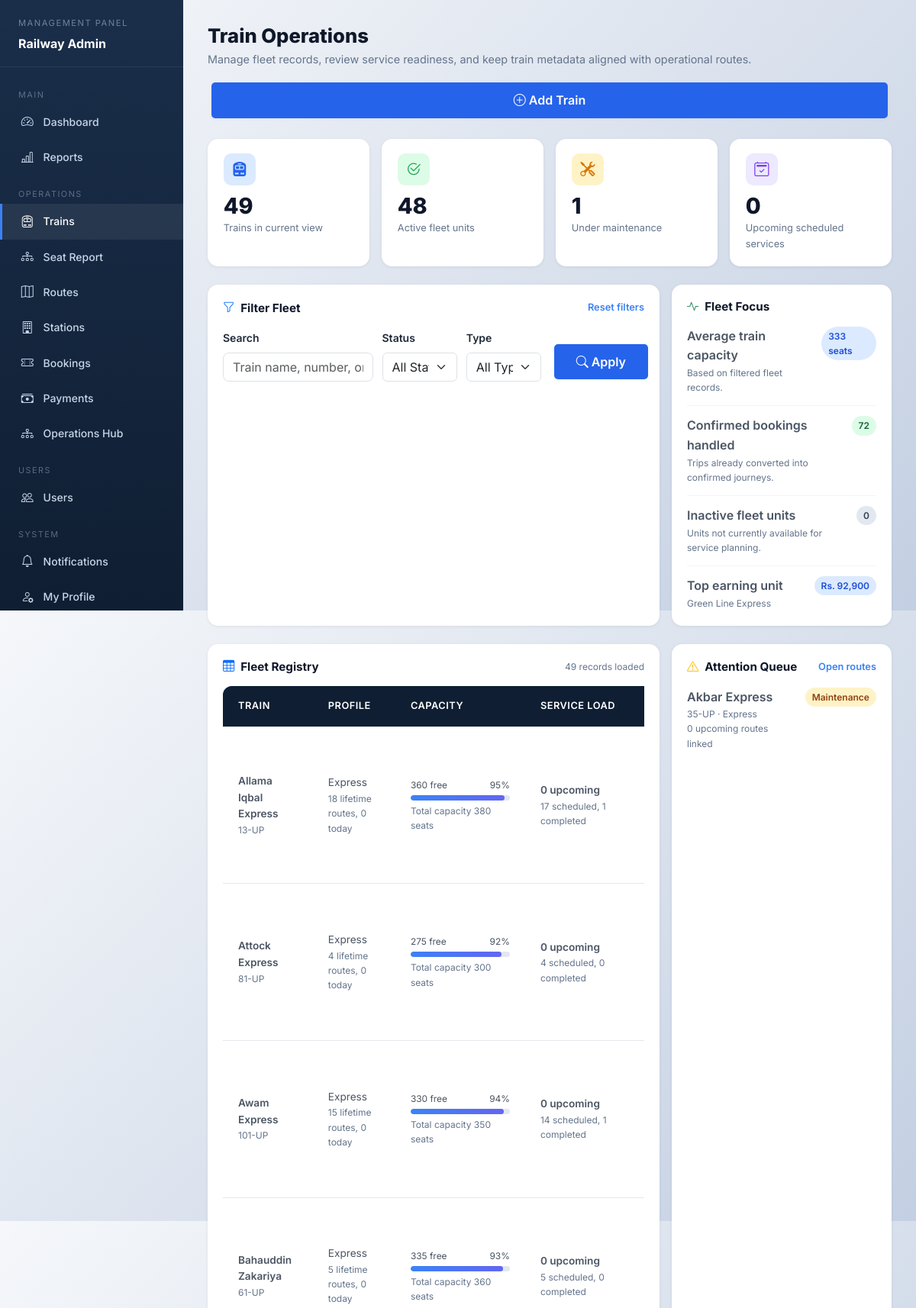
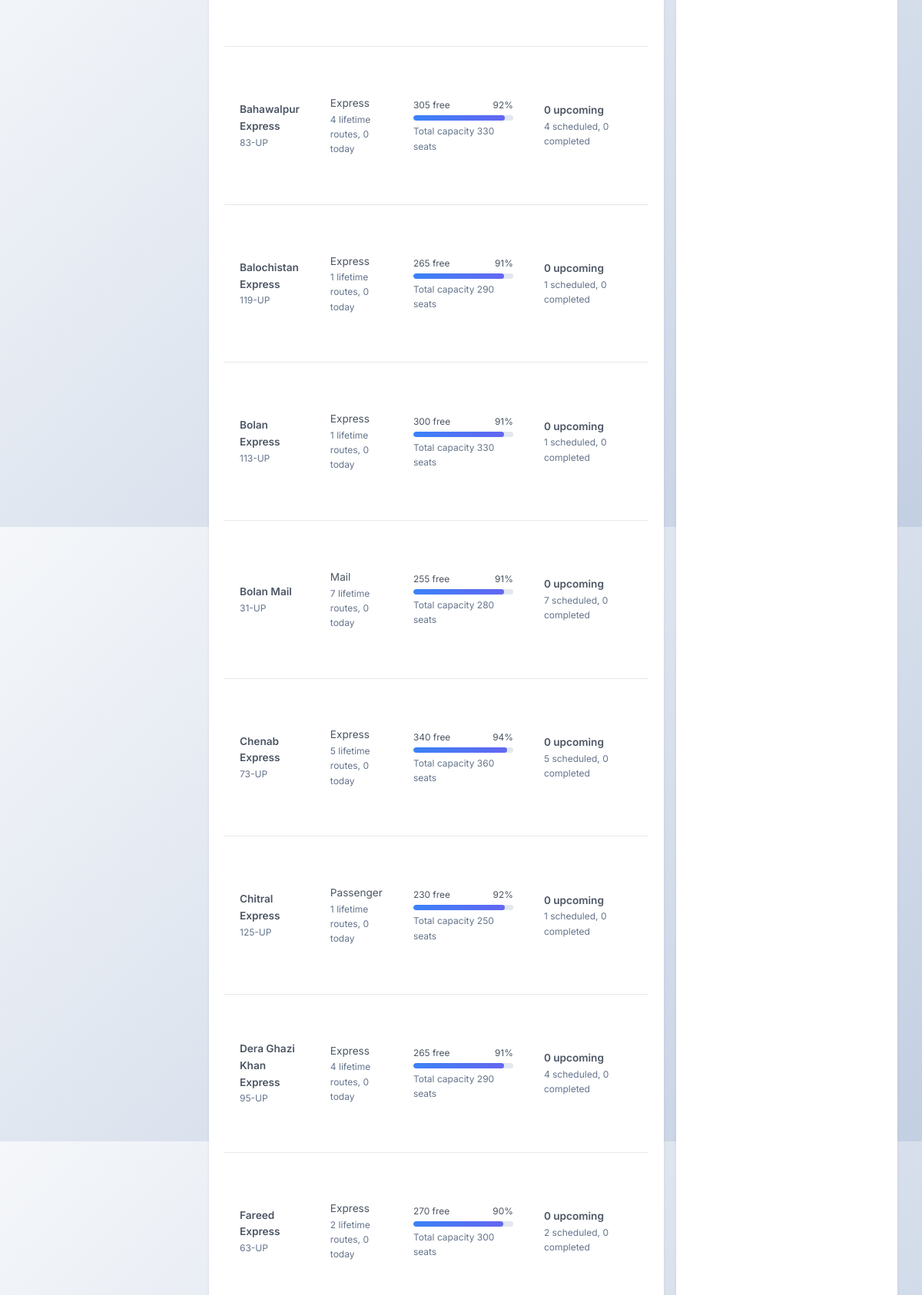
The page /manage-trains.php (signed in, upper part) on the database its author committed (2 pictures, top to bottom).
### tables this page shows
CREATE TABLE IF NOT EXISTS trains (
    train_id INT PRIMARY KEY AUTO_INCREMENT,
    train_name VARCHAR(100) NOT NULL,
    train_number VARCHAR(50) UNIQUE NOT NULL,
    train_type VARCHAR(50) NOT NULL,
    total_seats INT NOT NULL,
    available_seats INT NOT NULL,
    status ENUM('active', 'inactive', 'maintenance') DEFAULT 'active',
    created_at TIMESTAMP DEFAULT CURRENT_TIMESTAMP,
    updated_at TIMESTAMP DEFAULT CURRENT_TIMESTAMP ON UPDATE CURRENT_TIMESTAMP
);

### manage-trains.php (the view, shortened to what the rows shown need)
<?php
require_once 'config/database.php';
require_once 'src/classes/Database.php';
$db = new Database();
$db->connect();
$where_parts = [];
$where_sql = $where_parts ? 'WHERE ' . implode(' AND ', $where_parts) : '';
$all_trains = $db->select(
    "SELECT t.*,
            COALESCE(route_stats.total_routes, 0) AS total_routes,
            COALESCE(route_stats.today_routes, 0) AS today_routes,
            COALESCE(route_stats.upcoming_routes, 0) AS upcoming_routes,
            COALESCE(route_stats.scheduled_routes, 0) AS scheduled_routes,
            COALESCE(route_stats.completed_routes, 0) AS completed_routes,
            COALESCE(route_stats.cancelled_routes, 0) AS cancelled_routes,
            COALESCE(booking_stats.confirmed_bookings, 0) AS confirmed_bookings,
            COALESCE(booking_stats.total_revenue, 0) AS total_revenue
     FROM trains t
     LEFT JOIN (
        SELECT train_id,
               COUNT(*) AS total_routes,
               SUM(CASE WHEN journey_date = CURDATE() THEN 1 ELSE 0 END) AS today_routes,
               SUM(CASE WHEN journey_date >= CURDATE() AND status = 'scheduled' THEN 1 ELSE 0 END) AS upcoming_routes,
               SUM(CASE WHEN status = 'scheduled' THEN 1 ELSE 0 END) AS scheduled_routes,
               SUM(CASE WHEN status = 'completed' THEN 1 ELSE 0 END) AS completed_routes,
               SUM(CASE WHEN status = 'cancelled' THEN 1 ELSE 0 END) AS cancelled_routes
        FROM routes
        GROUP BY train_id
     ) route_stats ON route_stats.train_id = t.train_id
     LEFT JOIN (
        SELECT r.train_id,
               SUM(CASE WHEN b.booking_status = 'confirmed' THEN 1 ELSE 0 END) AS confirmed_bookings,
               SUM(CASE WHEN b.payment_status = 'completed' THEN b.total_fare ELSE 0 END) AS total_revenue
        FROM routes r
        LEFT JOIN bookings b ON b.route_id = r.route_id
        GROUP BY r.train_id
     ) booking_stats ON booking_stats.train_id = t.train_id
     {$where_sql}
     ORDER BY CASE t.status WHEN 'active' THEN 0 WHEN 'maintenance' THEN 1 ELSE 2 END, t.train_name ASC"
);
$top_train = null;
foreach ($all_trains as $train) {
    if ($top_train === null || (float)$train['total_revenue'] > (float)$top_train['total_revenue']) {
        $top_train = $train;
    }
}
$watch_list = array_values(array_filter(
    $all_trains,
    fn($train) => $train['status'] === 'maintenance' || $train['status'] === 'inactive'
));
require_once 'inc/header.php';
?>
<div class="adm-wrap">
    <section class="adm-main">
        <div class="adm-page-header">
            <div>
                <h2>Train Operations</h2>
            </div>
        </div>
        <div class="row g-3 mb-4">
            <div class="col-xl-4">
                <div class="surface-card h-100">
                    <div class="focus-list">
                        <div class="focus-item">
                            <div>
                                <div class="fw-semibold">Top earning unit</div>
                                <div class="meta-line"><?= $top_train ? htmlspecialchars($top_train['train_name']) : 'No revenue data yet' ?></div>
                            </div>
                        </div>
                    </div>
                </div>
            </div>
        </div>
        <div class="row g-3 mb-4">
            <div class="col-xl-8">
                <div class="surface-card">
                    <div class="table-responsive">
                        <table class="table train-table align-middle mb-0">
                            <thead>
                                <tr>
                                    <th>Train</th>
                                    <th>Profile</th>
                                    <th>Capacity</th>
                                    <th>Service Load</th>
                                    <th>Revenue</th>
                                </tr>
                            </thead>
                            <tbody>
                                <?php if (empty($all_trains)): ?>
                                <tr>
                                    <td colspan="7" class="text-center py-5 text-muted">No train records match the selected filters.</td>
                                </tr>
                                <?php else: ?>
                                <?php foreach ($all_trains as $train): ?>
                                <?php
                                $available_seats = (int)$train['available_seats'];
                                $total_seats = max(1, (int)$train['total_seats']);
                                $availability_pct = (int)round(($available_seats / $total_seats) * 100);
                                ?>
                                <tr>
                                    <td>
                                        <div class="fw-semibold"><?= htmlspecialchars($train['train_name']) ?></div>
                                        <div class="meta-line"><?= htmlspecialchars($train['train_number']) ?></div>
                                    </td>
                                    <td>
                                        <div><?= htmlspecialchars($train['train_type']) ?></div>
                                        <div class="meta-line"><?= (int)$train['total_routes'] ?> lifetime routes, <?= (int)$train['today_routes'] ?> today</div>
                                    </td>
                                    <td style="min-width:170px;">
                                        <div class="d-flex justify-content-between small mb-1">
                                            <span><?= $available_seats ?> free</span>
                                            <span><?= $availability_pct ?>%</span>
                                        </div>
                                        <div class="progress-shell mb-1">
                                            <div class="progress-fill" style="width:<?= $availability_pct ?>%; background:<?= $availability_pct <= 20 ? 'linear-gradient(90deg,#ef4444,#dc2626)' : 'linear-gradient(90deg,#3b82f6,#6366f1)' ?>;"></div>
                                        </div>
                                        <div class="meta-line">Total capacity <?= $total_seats ?> seats</div>
                                    </td>
                                    <td>
                                        <div class="fw-semibold"><?= (int)$train['upcoming_routes'] ?> upcoming</div>
                                        <div class="meta-line"><?= (int)$train['scheduled_routes'] ?> scheduled, <?= (int)$train['completed_routes'] ?> completed</div>
                                    </td>
                                    <td>
                                    </td>
                                </tr>
                                <?php endforeach; ?>
                                <?php endif; ?>
                            </tbody>
                        </table>
                    </div>
                </div>
            </div>
            <div class="col-xl-4">
                <div class="surface-card h-100">
                    <?php if (!empty($watch_list)): ?>
                    <div class="focus-list">
                        <?php foreach (array_slice($watch_list, 0, 5) as $watch_train): ?>
                        <div class="focus-item">
                            <div>
                                <div class="fw-semibold"><?= htmlspecialchars($watch_train['train_name']) ?></div>
                                <div class="meta-line"><?= htmlspecialchars($watch_train['train_number']) ?> · <?= htmlspecialchars($watch_train['train_type']) ?></div>
                                <div class="meta-line"><?= (int)$watch_train['upcoming_routes'] ?> upcoming routes linked</div>
                            </div>
                            <span class="pill pill-<?= strtolower($watch_train['status']) ?>"><?= ucfirst($watch_train['status']) ?></span>
                        </div>
                        <?php endforeach; ?>
                    </div>
                    <?php else: ?>
                    <p class="text-muted mb-0">No trains currently need operational attention.</p>
                    <?php endif; ?>
                </div>
            </div>
        </div>
    </section>
</div>
<?php require_once 'inc/footer.php'; ?>

### rows shown on the page
trains: train_name "Green Line Express"
trains: train_name "Allama Iqbal Express", train_number "13-UP", train_type "Express", total_routes "18", today_routes "0", available_seats "360", availability_pct "95", total_seats "380", upcoming_routes "0", scheduled_routes "17", completed_routes "1"
trains: train_name "Attock Express", train_number "81-UP", train_type "Express", total_routes "4", today_routes "0", available_seats "275", availability_pct "92", total_seats "300", upcoming_routes "0", scheduled_routes "4", completed_routes "0"
trains: train_name "Awam Express", train_number "101-UP", train_type "Express", total_routes "15", today_routes "0", available_seats "330", availability_pct "94", total_seats "350", upcoming_routes "0", scheduled_routes "14", completed_routes "1"
trains: train_name "Bahauddin Zakariya", train_number "61-UP", train_type "Express", total_routes "5", today_routes "0", available_seats "335", availability_pct "93", total_seats "360", upcoming_routes "0", scheduled_routes "5", completed_routes "0"
trains: train_name "Bahawalpur Express", train_number "83-UP", train_type "Express", total_routes "4", today_routes "0", available_seats "305", availability_pct "92", total_seats "330", upcoming_routes "0", scheduled_routes "4", completed_routes "0"
trains: train_name "Balochistan Express", train_number "119-UP", train_type "Express", total_routes "1", today_routes "0", available_seats "265", availability_pct "91", total_seats "290", upcoming_routes "0", scheduled_routes "1", completed_routes "0"
trains: train_name "Bolan Express", train_number "113-UP", train_type "Express", total_routes "1", today_routes "0", available_seats "300", availability_pct "91", total_seats "330", upcoming_routes "0", scheduled_routes "1", completed_routes "0"
trains: train_name "Bolan Mail", train_number "31-UP", train_type "Mail", total_routes "7", today_routes "0", available_seats "255", availability_pct "91", total_seats "280", upcoming_routes "0", scheduled_routes "7", completed_routes "0"
trains: train_name "Chenab Express", train_number "73-UP", train_type "Express", total_routes "5", today_routes "0", available_seats "340", availability_pct "94", total_seats "360", upcoming_routes "0", scheduled_routes "5", completed_routes "0"
trains: train_name "Chitral Express", train_number "125-UP", train_type "Passenger", total_routes "1", today_routes "0", available_seats "230", availability_pct "92", total_seats "250", upcoming_routes "0", scheduled_routes "1", completed_routes "0"
trains: train_name "Dera Ghazi Khan Express", train_number "95-UP", train_type "Express", total_routes "4", today_routes "0", available_seats "265", availability_pct "91", total_seats "290", upcoming_routes "0", scheduled_routes "4", completed_routes "0"
trains: train_name "Fareed Express", train_number "63-UP", train_type "Express", total_routes "2", today_routes "0", available_seats "270", availability_pct "90", total_seats "300", upcoming_routes "0", scheduled_routes "2", completed_routes "0"
trains: train_name "Akbar Express", train_number "35-UP", train_type "Express", upcoming_routes "0", status "Maintenance"

### other values the page prints
$total_trains "49"
$active_trains "48"
$maintenance_trains "1"
$upcoming_services "0"
$average_capacity "333"
$confirmed_bookings_total "72"
$inactive_trains "0"
$top_train['total_revenue'] "92,900"
form field status "All Statuses"
form field type "All Types"
